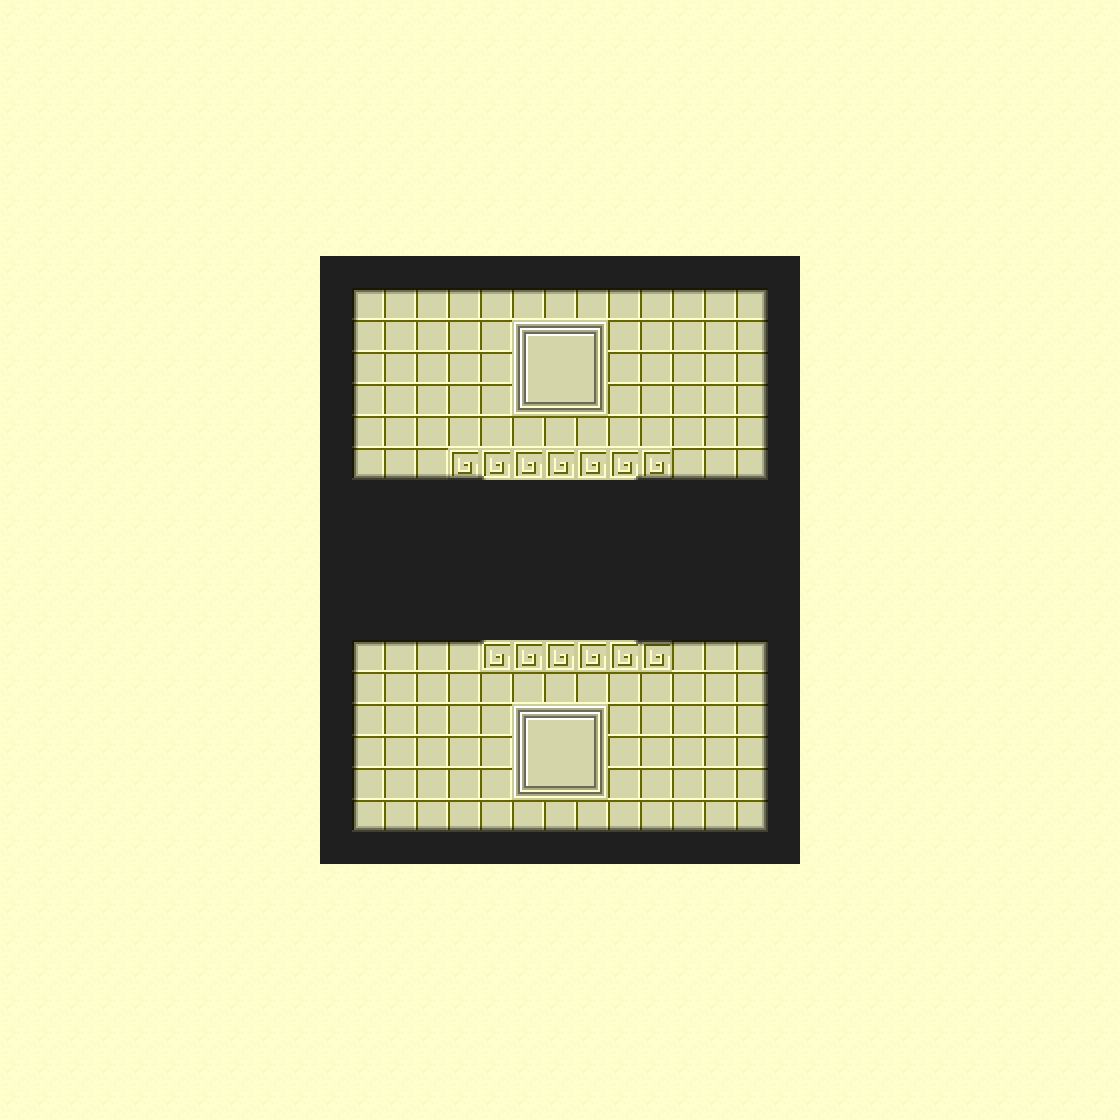

Tiled map render using the project's own tile images. Description and the map definition, with tile-layer contents summarised, below:
An orthogonal 35x35 tile map with 32x32 px tiles, 2 tile layers (Foreground, Collision) and 2 objects (goal, spawn).

<map version="1.0" orientation="orthogonal" width="35" height="35" tilewidth="32" tileheight="32">
 <tileset firstgid="1" name="tileset2" tilewidth="32" tileheight="32">
  <image source="tileset2.png" width="512" height="512" />
 </tileset>
 <layer name="Foreground" width="35" height="35">
  <data>[1225 cells, 1225 non-empty, 69 distinct tile ids]</data>
 </layer>
 <layer name="Collision" width="35" height="35">
  <data>[1225 cells, 129 non-empty, 1 distinct tile ids]</data>
 </layer>
 <objectgroup name="Object Layer" width="35" height="35">
  <object name="Goal" type="goal" x="544" y="352" width="32" height="32" />
  <object name="Spawn" type="spawn" x="544" y="736" width="32" height="32" />
 </objectgroup>
</map>
